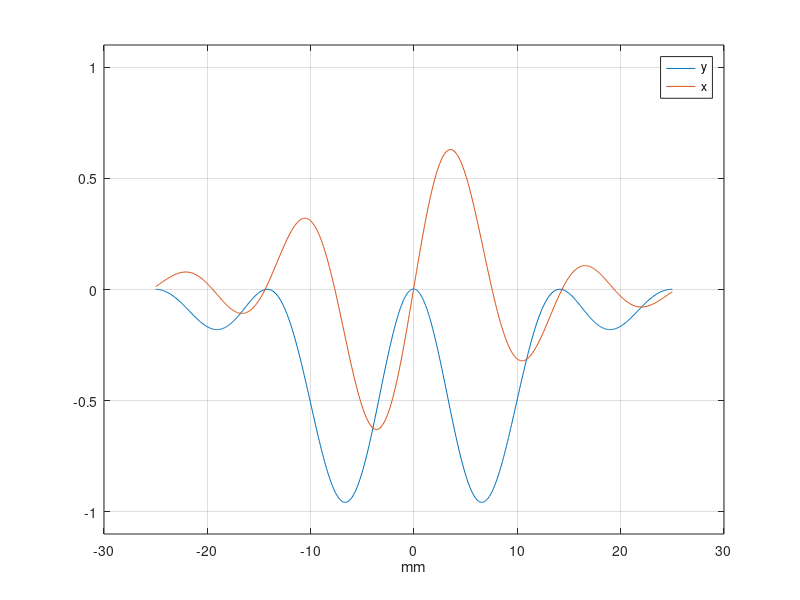
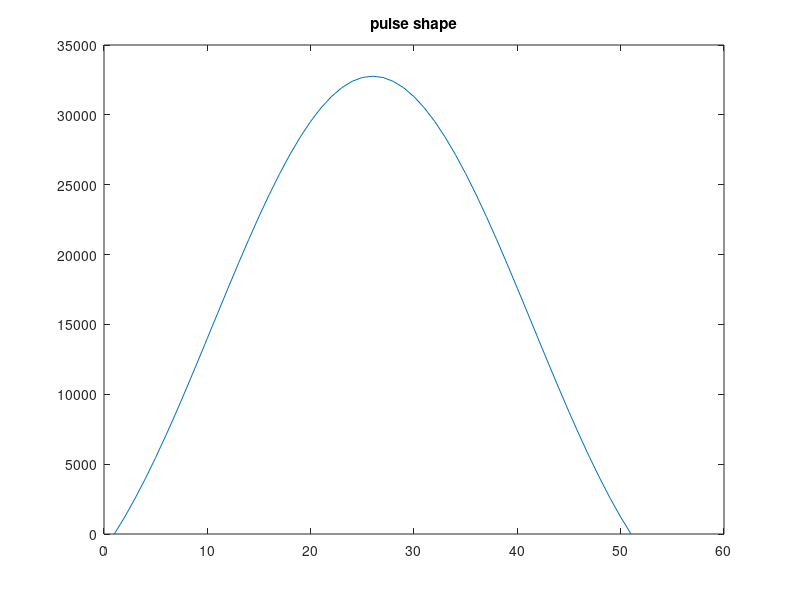
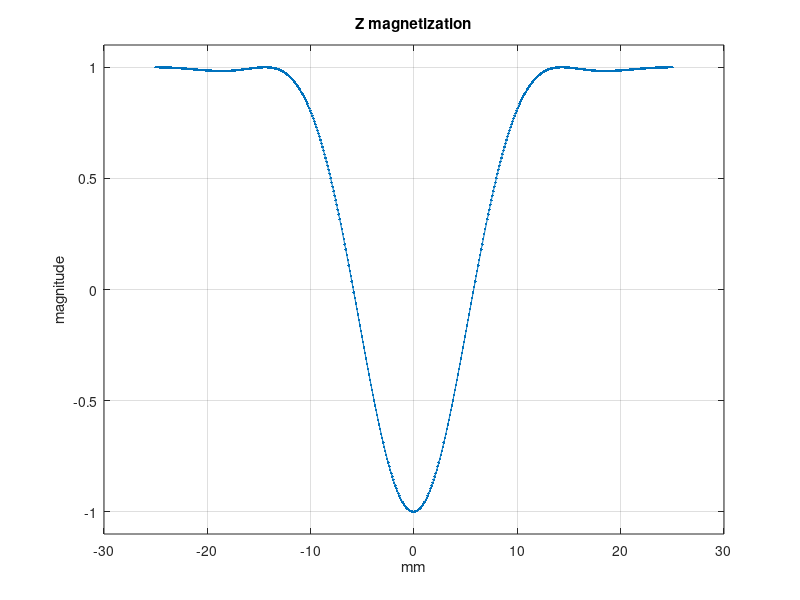

Here is the MATLAB script that generated these plots, in order:
%*********************************************
%************* Bloch simulation **************
%*********************************************

% ############ DEFINE RELEVANT PARAMETERS #################
nmag=512;			% Number of elements of magnetization
ppoints=124;		% Number of points in the pulse MUST match size of RF and gradient file
ppoints=101;        % Philips excitation pulse
ppoints=51;        % Philips 180 pulse
hnmag=nmag/2;

grad=500*1;		% Gradient scaling in Hz/cm
swid=5;				% Width of sample in cm
b1scale=430;		% B1 scaling strength (Hz)
pw=2.054e-3;			% Pulse width (s)
rephase=0;			% FLAG: =1 then does a rephase of slice select following the RF pulse
crush=0;			% FLAG: =1 then crush Mxy prior to pulse to simulate 180 degree pulses and rephase afterwards

tcrush=0.01;        % Crusher gradient duration (seconds)

gcrush=(0.25*nmag-grad*pw)/(2*tcrush);

xxx_axis_mm = linspace(-swid*10/2,+swid*10/2, nmag );
% ############ DEFINE STARTING MAGNETIZATION #################
Mo = 1.0;
Mag = [0, 0, Mo];   % Starting magnetization - change HERE to start from transverse or longitudinal
Ms0=[];

% ############ GET RF AND GRADIENT PULSE SHAPES #################
% Get RF pulse profile to simulate
%  fp=fopen('half_sinc3_124.txt', 'r');
%  pshape=fscanf(fp, '%f', ppoints);
%  fclose(fp);
% 
% fp=fopen('excitation_pulse90.txt', 'r');
% pshape=fscanf(fp, '%f', ppoints);
% fclose(fp);

%pshape = ones(124,1);

% pshape = [    0.1991,
%     0.2000,
%     0.1978,
%     0.1925,
%     0.1840,
%     0.1725,
%     0.1580,
%     0.1405,
%     0.1203,
%     0.0976,
%     0.0725,
%     0.0454,
%     0.0167,
%    -0.0134,
%    -0.0445,
%    -0.0761,
%    -0.1078,
%    -0.1392,
%    -0.1698,
%    -0.1992,
%    -0.2269,
%    -0.2525,
%    -0.2754,
%    -0.2954,
%    -0.3120,
%    -0.3248,
%    -0.3336,
%    -0.3380,
%    -0.3378,
%    -0.3328,
%    -0.3229,
%    -0.3079,
%    -0.2879,
%    -0.2628,
%    -0.2328,
%    -0.1980,
%    -0.1586,
%    -0.1148,
%    -0.0670,
%    -0.0156,
%     0.0392,
%     0.0967,
%     0.1566,
%     0.2183,
%     0.2813,
%     0.3449,
%     0.4086,
%     0.4717,
%     0.5338,
%     0.5941,
%     0.6521,
%     0.7073,
%     0.7590,
%     0.8068,
%     0.8501,
%     0.8886,
%     0.9219,
%     0.9496,
%     0.9715,
%     0.9872,
%     0.9967,
%     0.9999,
%     0.9967,
%     0.9872,
%     0.9715,
%     0.9496,
%     0.9219,
%     0.8886,
%     0.8501,
%     0.8068,
%     0.7590,
%     0.7073,
%     0.6521,
%     0.5941,
%     0.5338,
%     0.4717,
%     0.4086,
%     0.3449,
%     0.2813,
%     0.2183,
%     0.1566,
%     0.0967,
%     0.0392,
%    -0.0156,
%    -0.0670,
%    -0.1148,
%    -0.1586,
%    -0.1980,
%    -0.2328,
%    -0.2628,
%    -0.2879,
%    -0.3079,
%    -0.3229,
%    -0.3328,
%    -0.3378,
%    -0.3380,
%    -0.3336,
%    -0.3248,
%    -0.3120,
%    -0.2954,
%    -0.2754,
%    -0.2525,
%    -0.2269,
%    -0.1992,
%    -0.1698,
%    -0.1392,
%    -0.1078,
%    -0.0761,
%    -0.0445,
%    -0.0134,
%     0.0167,
%     0.0454,
%     0.0725,
%     0.0976,
%     0.1203,
%     0.1405,
%     0.1580,
%     0.1725,
%     0.1840,
%     0.1925,
%     0.1978,
%     0.2000,
%     0.1991,
%     0.1953];

pshape = [0.
1214.
2536.
3961.
5477.
7074.
8740.
10461.
12223.
14010.
15805.
17592.
19353.
21071.
22728.
24308.
25794.
27170.
28422.
29536.
30500.
31304.
31938.
32397.
32674.
32767.
32674.
32397.
31938.
31304.
30500.
29536.
28422.
27170.
25794.
24308.
22728.
21071.
19353.
17592.
15805.
14010.
12223.
10461.
8740.
7074.
5477.
3961.
2536.
1214.
0.];

maxpshape=max(pshape);
pshape1=pshape/maxpshape;   % Normalise the RF pulse shape - subsequently scaled by parameter "b1scale"

dt=pw/ppoints;              % Time resolution of simulation

% Get accompanying NORMALISED gradient profile to simulate
fp=fopen('grad_124.txt', 'r');
gshape=fscanf(fp, '%f', ppoints);
fclose(fp);

% ############ START OF SIMULATION #################
% Set up spatial magnetization
for j=1:nmag
  Ms0(j,:)=Mag;
end

% Crush Mxy if pulse is 180 refocussing 
% Starting magnetization should have been [0, 1, 0] or [1, 0, 0]
if(crush==1)
  for j=1:nmag
    temp1(1)=Ms0(j,1);
    temp1(2)=Ms0(j,2);
    alpha=2.0*pi*tcrush*(gcrush*swid*(j-hnmag)/nmag);
    Ms0(j,1) = (temp1(1)*cos(alpha) + temp1(2)*sin(alpha));
    Ms0(j,2) = (-1*temp1(1)*sin(alpha) + temp1(2)*cos(alpha));
  end
end

% Simulate pulse via Bloch rotations
for j=1:nmag
  temp(1,:)=Ms0(j,:);
  
  for k=1:ppoints
    relb1=b1scale*pshape1(k,:);
    domega=gshape(k,:)*grad*swid*(j-hnmag)/nmag;
 
    theta=atan2(relb1,domega);
    beff=sqrt((relb1^2)+(domega^2));
    phi=2*pi*beff*dt;

    ct=cos(theta);
    st=sin(theta);
    cp=cos(phi);
    sp=sin(phi);

    smag1=temp(k,1);
    smag2=temp(k,2);
    smag3=temp(k,3);
    
    xmag = (smag1*((ct*ct*cp)+(st*st))) + (smag2*(ct*sp)) + (smag3*((st*ct)*(1-cp)));
    ymag = (-1*smag1*(sp*ct)) + (smag2*cp) + (smag3*(st*sp));
    zmag = (smag1*((ct*st)*(1-cp))) - (smag2*(st*sp)) + (smag3*((ct*ct)+(st*st*cp)));

    temp(k+1,1) = xmag;
    temp(k+1,2) = ymag;
    temp(k+1,3) = zmag; 
   end

  Ms0(j,:)=temp(k,:);
end

% Rephase Mxy if pulse is selective EXCITATION
if(rephase==1)
  for j=1:nmag
    temp1(1)=Ms0(j,1);
    temp1(2)=Ms0(j,2);
    alpha=-2.0*pi*(grad*swid*(j-hnmag)/nmag)*(pw/2)
    Ms0(j,1) = (temp1(1)*cos(alpha) + temp1(2)*sin(alpha));
    Ms0(j,2) = (-1*temp1(1)*sin(alpha) + temp1(2)*cos(alpha));
  end
end

% Crush Mxy if pulse was a 180 refocussing
if(crush==1)

% Crusher gradient - rephase
  for j=1:nmag
    temp1(1)=Ms0(j,1);
    temp1(2)=Ms0(j,2);
    alpha=2.0*pi*tcrush*(gcrush*swid*(j-hnmag)/nmag);
    Ms0(j,1) = (temp1(1)*cos(alpha) + temp1(2)*sin(alpha));
    Ms0(j,2) = (-1*temp1(1)*sin(alpha) + temp1(2)*cos(alpha));
  end

% Moving average to produce simulate the effect of the crusher
  width=16;
  while(j<=nmag-width)
    mavx=0;
    mavy=0;
    k=1;
    while(k<=width)
      mavx=mavx+Ms0(j+k,1);
      mavy=mavy+Ms0(j+k,2);
      k=k+1;
    end
    Ms0(j,1) = mavx/width;
    Ms0(j,2) = mavy/width;
    j=j+1;
  end

end
  
mx=Ms0(:,1);
my=Ms0(:,2);
mz=Ms0(:,3);

figure(1);
plot(xxx_axis_mm,my);
hold on
plot(xxx_axis_mm,mx);
grid();
xlabel('mm');
legend({'y','x'});
ylim([-1.1 1.1]);

figure(2);
plot(pshape);
title('pulse shape')

figure(7);
plot(xxx_axis_mm,(mz), '.-');
grid();
xlabel('mm');
ylabel('magnitude');
title('Z magnetization');
ylim([-1.1 1.1]);

% ############ SAVE RESULT #################
save halfsinc3_junk.txt mx my mz
